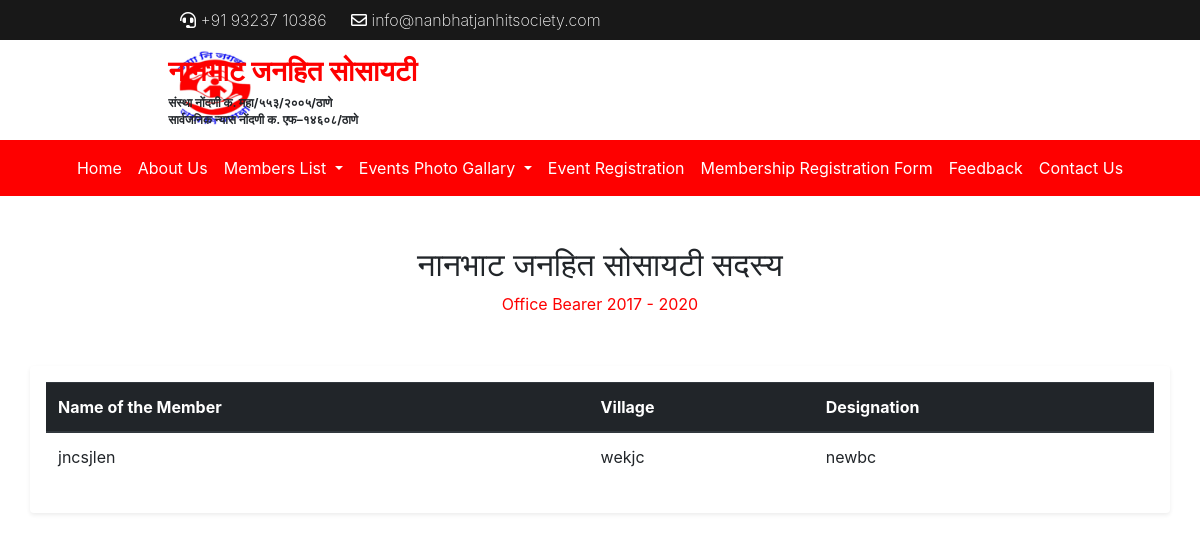
/members_list.php, run on an earlier commit of the app's database.
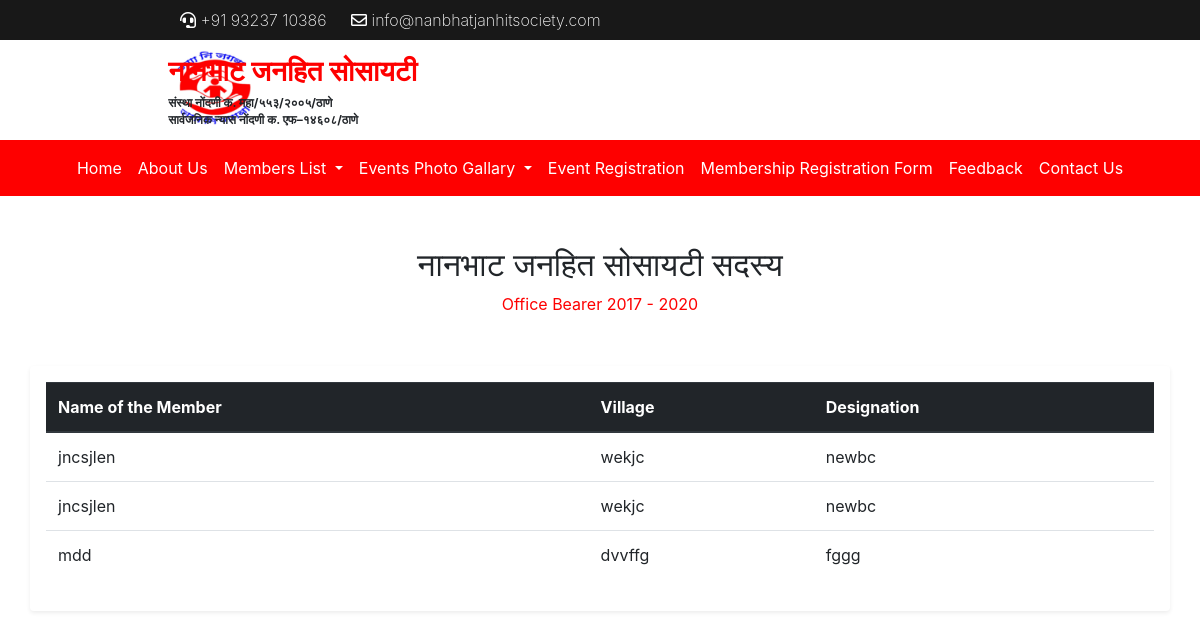
And on a later commit of the database.
### tables this page shows
CREATE TABLE IF NOT EXISTS `add_member_list` (
  `member_id` int(11) NOT NULL AUTO_INCREMENT,
  `name` varchar(254) NOT NULL,
  `village` varchar(254) NOT NULL,
  `Designation` varchar(254) NOT NULL,
  `Year` varchar(20) DEFAULT NULL,
  PRIMARY KEY (`member_id`)
);

### members_list.php (the view, shortened to what this page needs)
<?php include_once 'admin/db_conn.php'; include_once 'header.php'; ?>
<div class="" align=center style="margin-top:50px;">
  <h2>नानभाट जनहित सोसायटी सदस्य</h2>
  <p style="color:#fe0000;">
    Office Bearer
    <span id="year">
       2017 - 2020
    </span>
  </p>
</div>
<div class="container shadow-sm p-3 mb-5 bg-white rounded" style="margin-top:50px;">
  <table class="table table-hover">
    <thead class="thead-dark">
      <tr>
        <th scope="col">Name of the Member</th>
        <th scope="col">Village</th>
        <th scope="col">Designation</th>
      </tr>
    </thead>
    <tbody id="member_table_body">
      <?php
          $query = "select * from add_member_list where Year='2017 - 2020';";
          $result = mysqli_query($conn, $query);
          $resultCheck = mysqli_num_rows($result);
          if($resultCheck > 0){
            while($row = mysqli_fetch_assoc($result))
            {
              echo "<tr>";
              echo "<td>".$row['name']."</td>";
              echo "<td>".$row['village']."</td>";
              echo "<td>".$row['Designation']."</td>";
              echo "</tr>";
            }
        }
       ?>
    </tbody>
  </table>
</div>

What changed in the data, as far as the page shows it:
added add_member_list: name "jncsjlen", village "wekjc", Designation "newbc"
added add_member_list: name "mdd", village "dvvffg", Designation "fggg"
